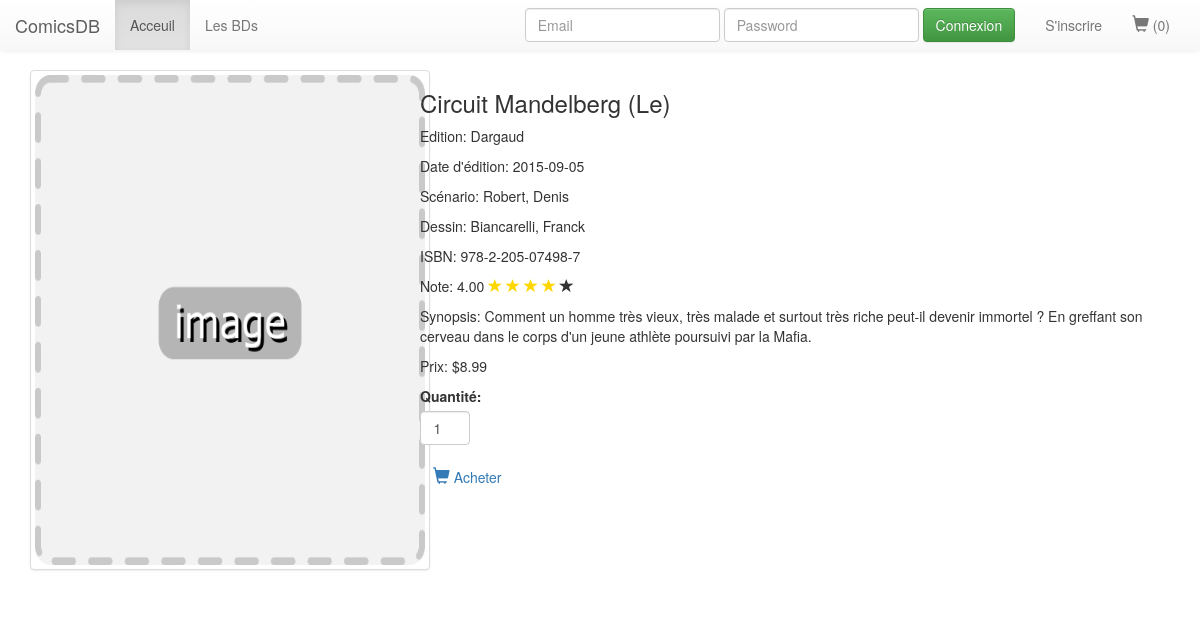
The app's page /comic_detail.php?comic_id=5 with its own data.
### tables this page shows
CREATE TABLE IF NOT EXISTS `comics` (
  `comic_id` mediumint(8) unsigned NOT NULL AUTO_INCREMENT,
  `publisher_id` mediumint(8) unsigned NOT NULL,
  `author_id` mediumint(9) unsigned NOT NULL,
  `category_id` tinyint(3) unsigned NOT NULL,
  `title` varchar(45) NOT NULL,
  `description` varchar(255) NOT NULL,
  `isbn` varchar(25) NOT NULL,
  `rating` float(10,2) NOT NULL,
  `price` decimal(10,2) NOT NULL,
  `cover_img_path` varchar(60) DEFAULT NULL,
  `preview_img_path` varchar(60) DEFAULT NULL,
  `publishing_date` datetime NOT NULL,
  PRIMARY KEY (`comic_id`),
  KEY `title` (`title`),
  KEY `price` (`price`),
  KEY `rating` (`rating`),
  KEY `publisher_id` (`publisher_id`),
  KEY `category_id` (`category_id`),
  KEY `author_id` (`author_id`)
);

CREATE TABLE IF NOT EXISTS `publishers` (
  `publisher_id` mediumint(8) unsigned NOT NULL AUTO_INCREMENT,
  `name` varchar(45) NOT NULL,
  PRIMARY KEY (`publisher_id`)
);

CREATE TABLE IF NOT EXISTS `authors` (
  `author_id` mediumint(8) unsigned NOT NULL AUTO_INCREMENT,
  `Writer` varchar(45) NOT NULL,
  `Artist` varchar(45) NOT NULL,
  PRIMARY KEY (`author_id`)
);

### data/_comics.php (called while the page is built, shortened)
<?php
require_once '_dbConnect.php';
function get_item_details($item_id) {
    global $mysqli;
    $result = false;
    $table_comics = TB_COMICS;
    $queryString = "SELECT * FROM $table_comics WHERE comic_id = $item_id";
    $queryResult = $mysqli->query($queryString);
    if ($queryResult) {
        $result = $queryResult->fetch_assoc();
    }
    return $result;
}

### data/_publishers.php (called while the page is built)
<?php
require_once '_dbConnect.php';
function get_publishers($publisher_id = false)
{
    global $mysqli;
    $result = false;
    $table_publishers = TB_PUBLISHERS;
    $queryString = "SELECT * FROM $table_publishers";
    if (false !== $publisher_id) {
        $queryString .= " WHERE publisher_id = $publisher_id";
    }
    $queryResult = $mysqli->query($queryString);
    if ($queryResult && ($queryResult->num_rows > 0)) {
        $result = array();
        while ($row = $queryResult->fetch_assoc()) {
            $result[] = $row;
        }
    }
    return $result;
}

### data/_authors.php (called while the page is built, shortened)
<?php
require_once '_dbConnect.php';
function get_authors($author_id = false)
{
    global $mysqli;
    $result = false;
    $table_authors = TB_AUTHORS;
    $queryString = "SELECT Writer, Artist  FROM $table_authors";
    if (false !== $author_id) {
        $queryString .= " WHERE author_id = $author_id";
    }
    $queryResult = $mysqli->query($queryString);
    if ($queryResult && ($queryResult->num_rows > 0)) {
        $result = array();
        while ($row = $queryResult->fetch_assoc()) {
            $result[] = $row;
        }
    }
    return $result;
}

### comic_detail.php (the view, shortened to what this page needs)
<?php
require_once 'data/_comics.php';
require_once 'data/_authors.php';
require_once 'data/_publishers.php';
if (array_key_exists(ITEM_ID, $_GET)) {
    $item = get_item_details($_GET[ITEM_ID]);
} else if (!$item) {
    $err_msg = 'Aucunne BD ne correspond à cette requête.';
} else {
    $err_msg = 'Aucun resultat.';
}
$authors = get_authors($item[AUTHOR_ID]);
$publishers = get_publishers($item[PUBLISHER_ID]);
?>
<!DOCTYPE html>
<html lang="en">
<head>
    <link rel="stylesheet" href="https://maxcdn.bootstrapcdn.com/bootstrap/3.3.5/css/bootstrap.min.css">
    <link rel="stylesheet" href="https://maxcdn.bootstrapcdn.com/bootstrap/3.3.5/css/bootstrap-theme.min.css">
    <link rel="stylesheet" href="style/main.css" />
</head>
<body>
<?php require_once('views/_view_header.php') ?>
<div class="container-fluid">
    <div class="col-md-4">
        <img class="thumbnail" src="<?php echo $item[ITEM_COVER]; ?>" alt="<?php echo $item[ITEM_TITLE]; ?>" onerror="this.src='images/couv/place_holder.png'" />
    </div>
    <div class="col-md-8">
        <h3><?php echo $item[ITEM_TITLE]; ?></h3>
        <p>Edition: <?php echo $publishers[0][PUBLISHER_NAME]; ?></p>
        <P>Date d'édition: <?php echo date('Y-m-d', strtotime($item[ITEM_P_DATE])) ?></p>
        <p>Scénario: <?php echo $authors[0][WRITER]; ?></p>
        <p>Dessin: <?php echo $authors[0][ARTIST]; ?></p>
        <p>ISBN: <?php echo $item[ITEM_ISBN]; ?></P>
        <p>Note: <?php echo $item[ITEM_RATING] ?>
            <?php if ($item[ITEM_RATING] >= 0) {
                    for($i = 1; $i <= round($item[ITEM_RATING]); $i++) { ?>
            <span class="glyphicon glyphicon-star gold" aria-hidden="true"></span>
            <?php }
                    for($i = round($item[ITEM_RATING])+1; $i <= MAX_NOTE; $i++) { ?>
            <span class="glyphicon glyphicon-star" aria-hidden="true"></span>
            <?php } } ?>
        </p>
        <p>Synopsis: <?php echo $item[ITEM_DESC] ?></p>
        <p>Prix: <?php echo '$',$item[ITEM_PRICE] ?></p>
        <form class="form" action="cart.php" method="get">
            <div class="form-group">
                <label for="qty">Quantité:</label>
                <input id="qty" class="form-control input-xs" name="item_qty" type="number" min="1" max="100" value="1" />
            </div>
            <div class="form-group">
                <button id="cart_detail" type="submit" name="<?php echo P_ADD_TO_CART ?>" class="btn btn-link" value="<?php echo $item[ITEM_ID]; ?>">
                    <span class="glyphicon glyphicon-shopping-cart" aria-hidden="true"></span> Acheter
                </button>
            </div>
        </form>
    </div>
</div>
</body>
</html>

### style/main.css (style rules this page uses)
body { margin: 0; padding: 0; }
img.thumbnail { width: 400px; height: 500px; }
.gold { color: gold; }
span.glyphicon-shopping-cart { font-size: 1.2em; }
#qty { width: 50px; text-align: center; }

### records on screen
comics: cover_img_path (picture), title "Circuit Mandelberg (Le)", publishing_date "2015-09-05", isbn "978-2-205-07498-7", rating "4.00", description "Comment un homme très vieux, très malade et surtout très riche peut-il devenir immortel ? En greffant son cerveau dans le corps d'un jeune athlète poursuivi par la Mafia.", price "8.99"
publishers: name "Dargaud"
authors: Writer "Robert, Denis", Artist "Biancarelli, Franck"

### other values on screen
SITE_NAME "ComicsDB"
$_SESSION[SESS_CART_TOTAL] "0"
